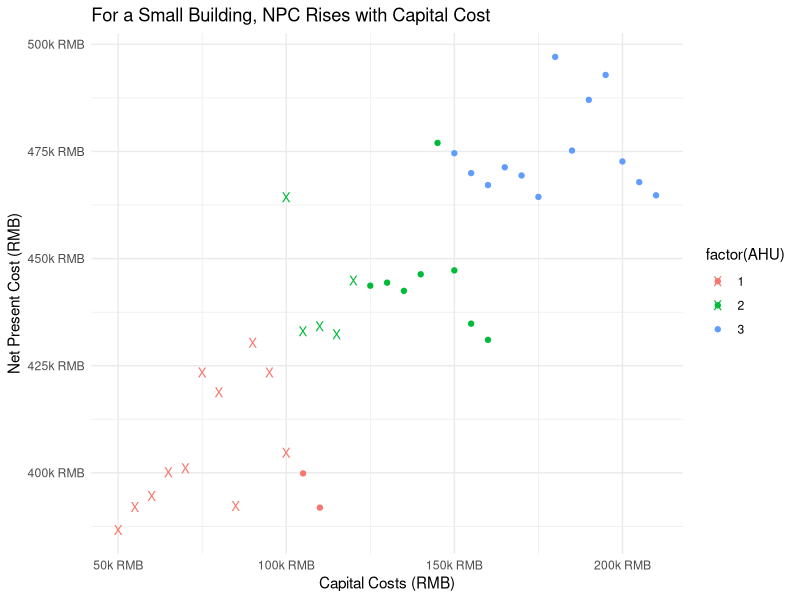
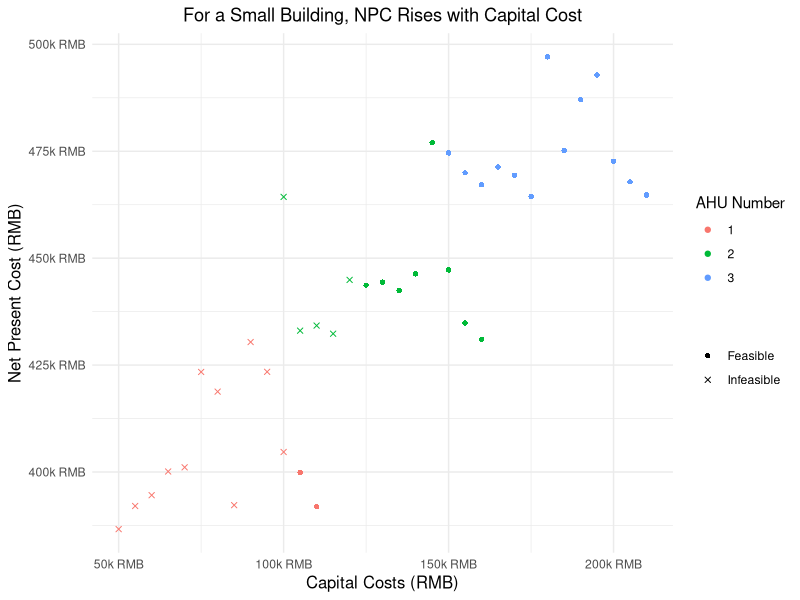
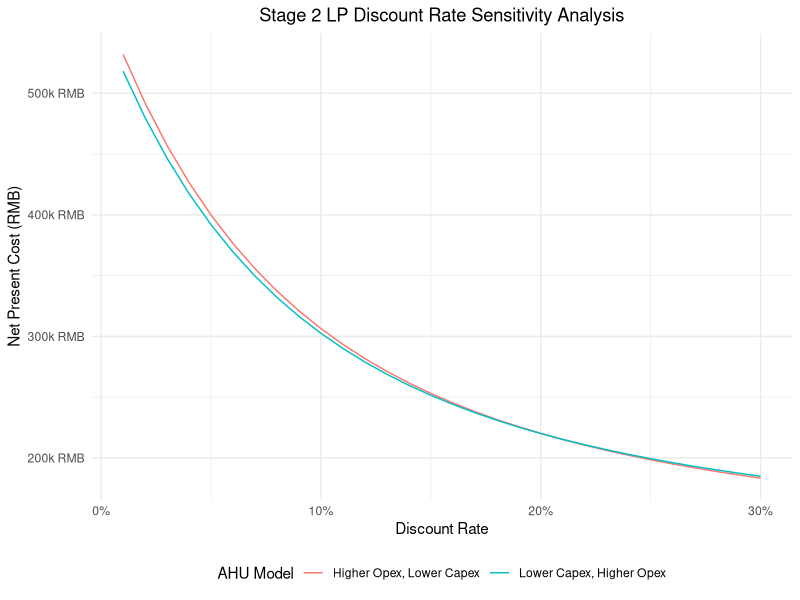
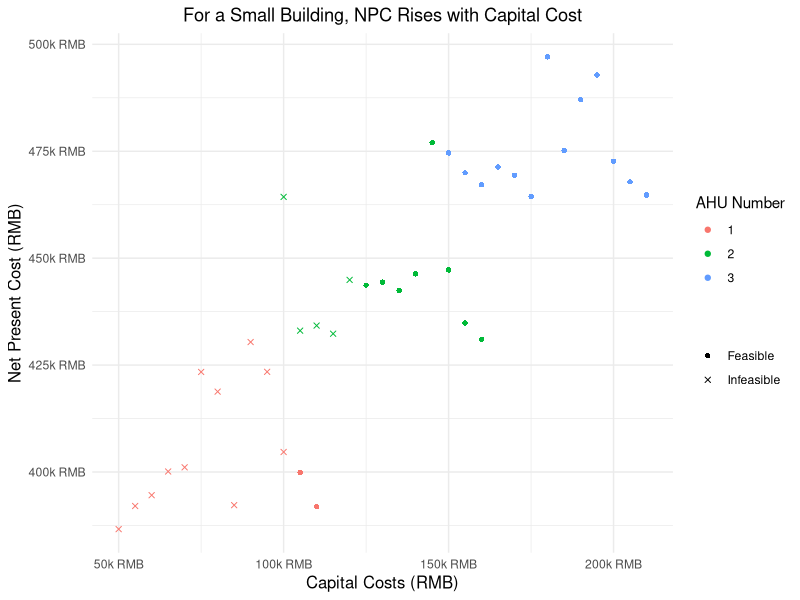
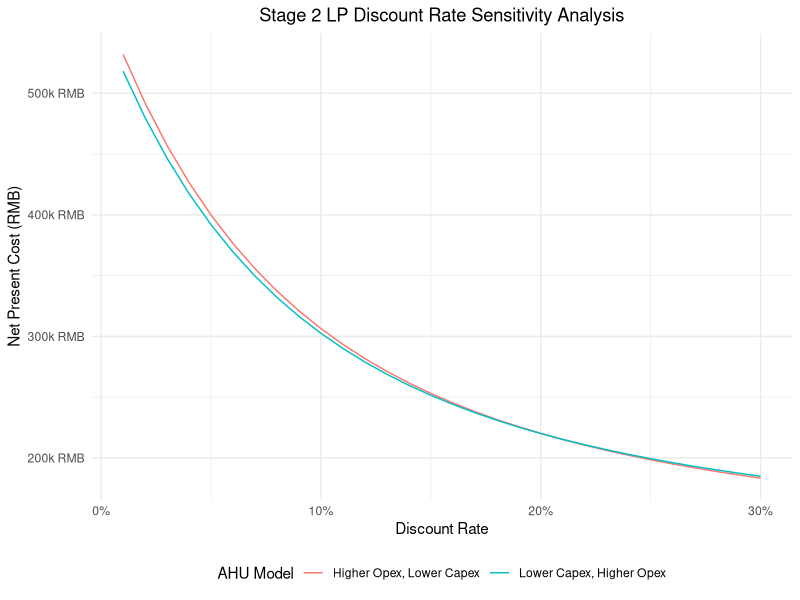

The R script that drew these images, in order:
## ---- chunk 1

library(tidyverse)
library(ggrepel)

df <- read_csv("pareto_data.csv")

names(df)

df %>%
  filter(feasibility == "Feasible", AHU %in% c(1,2,3)) %>%
  ggplot(aes(x = Cap_ex, y = NPC, color = factor(AHU))) +
  geom_point() +
  geom_point(
    data = df %>% filter(feasibility == "Infeasible"), 
    shape = "X",
    size = 3
  ) +
  scale_color_discrete() +
  scale_x_continuous(
    name = "Capital Costs (RMB)",
    labels = function(x) as.character(x / 1000) %>% str_c("k RMB")
  ) +
  scale_y_continuous(
    name = "Net Present Cost (RMB)",
    labels = function(y) as.character(y / 1000) %>% str_c("k RMB")
  ) +
  labs(title = "For a Small Building, NPC Rises with Capital Cost") +
  theme_minimal()
## ---- chunk 2
df %>%
  filter(AHU %in% c(1,2,3)) %>%
  ggplot(aes(x = Cap_ex, y = NPC, color = factor(AHU), shape = feasibility)) +
  geom_point() +
  scale_color_discrete() +
  scale_x_continuous(
    name = "Capital Costs (RMB)",
    labels = function(x) as.character(x / 1000) %>% str_c("k RMB")
  ) +
  scale_y_continuous(
    name = "Net Present Cost (RMB)",
    labels = function(y) as.character(y / 1000) %>% str_c("k RMB")
  ) +
  scale_shape_manual(name = "", values = c("Feasible" = 16, "Infeasible" = 4)) +
  labs(
    title = "For a Small Building, NPC Rises with Capital Cost",
    color = "AHU Number"
  ) +
  theme_minimal() +
  theme(axis.title = element_text(size = 12), plot.title = element_text(hjust = 0.5))

ggsave(
  "pareto_curve_final.png", 
  width = unit(7, "inches"), 
  height = unit(4, "inches"),
  dpi = 1200
)
## ---- chunk 3
df %>%
  filter(feasibility == "Feasible") %>%
  top_n(-1, NPC)
## ---- chunk 4
discount_rate <- seq(0.01, 0.15, 0.01)


max_rate <- 0.30

discount_df <-
  tibble(AHU = rep(1, max_rate * 100), discount_rate = seq(0.01, max_rate, 0.01))


NPC_func <- function(cap, ops, d) {
  cap + sum(ops / (1 + d)^seq(1,20))
}

df %>%
  filter(feasibility == "Feasible") %>%
  top_n(-2, NPC) %>%
  select(-NPC) %>%
  left_join(discount_df, by = "AHU") %>%
  mutate(
    NPC = pmap_dbl(
      list(Cap_ex, Op_ex, discount_rate),
      NPC_func
    )
  ) %>%
  ggplot(aes(x = discount_rate, y = NPC, color = factor(dampers))) +
  geom_line() +
  scale_x_continuous(
    name = "Discount Rate",
    labels = scales::percent
  ) +
  scale_y_continuous(
    name = "Net Present Cost (RMB)",
    labels = function(y) as.character(y / 1000) %>% str_c("k RMB")
  ) +
  scale_color_discrete(
    name = "AHU Model",
    labels = c(
      "12" = "Higher Opex, Lower Capex", 
      "13" = "Lower Capex, Higher Opex"
      )
  ) +
  labs(
    title = "Stage 2 LP Discount Rate Sensitivity Analysis"
    #subtitle = "Model is not Very Sensitive to Discount Rate"
  ) +
  theme_minimal() +
  theme(legend.position = "bottom", plot.title = element_text(hjust = 0.5))

ggsave(
  "discount_rate_sensitivity.png", 
  width = unit(7, "inches"),
  height = unit(4, "inches"),
  dpi = 600
)

